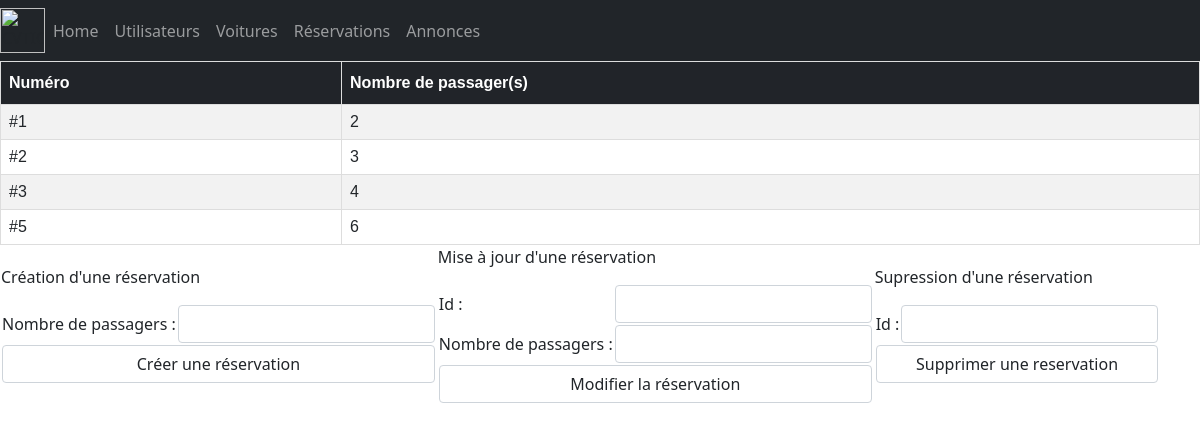
Page /reservations_crud.php on the committed database.
### tables this page shows
CREATE TABLE `reservations` (
  `id` int NOT NULL,
  `title` varchar(255) NOT NULL,
  `nbrPassengers` int NOT NULL
);

### class/Services/DataBaseService.php (called while the page is built, shortened)
<?php
class DataBaseService
{
    private $connection;
    public function __construct()
    {
        try {
            $this->connection = new PDO(
                'mysql:host=' . self::HOST . ';port=' . self::PORT . ';dbname=' . self::DATABASE_NAME,
                self::MYSQL_USER,
                self::MYSQL_PASSWORD
            );
            $this->connection->exec("SET CHARACTER SET utf8");
        } catch (Exception $e) {
            echo 'Erreur : ' . $e->getMessage();
        }
    }
    public function getReservations(): array
    {
        $reservations = [];
        $sql = 'SELECT * FROM reservations';
        $query = $this->connection->query($sql);
        $results = $query->fetchAll(PDO::FETCH_ASSOC);
        if (!empty($results)) {
            $reservations = $results;
        }
        return $reservations;
    }
}

### class/Services/ReservationsService.php (called while the page is built, shortened)
<?php
class ReservationsService
{
    public function getReservations(): array
    {
        $reservations = [];
        $dataBaseService = new DataBaseService();
        $reservationsDTO = $dataBaseService->getReservations();
        if (!empty($reservationsDTO)) {
            foreach ($reservationsDTO as $reservationDTO) {
                $reservation = new Reservation();
                $reservation->setId($reservationDTO['id']);
                $reservation->setNbrPassengers($reservationDTO['nbrPassengers']);
                $reservations[] = $reservation;
            }
        }
        return $reservations;
    }
}

### class/Entities/Reservation.php (called while the page is built, shortened)
<?php
class Reservation
{
    private $id;
    private $nbrPassengers;
    public function getId(): string
    {
        return $this->id;
    }
    public function setId(string $id): self
    {
        $this->id = $id;
        return $this;
    }
    public function getNbrPassengers(): int
    {
        return $this->nbrPassengers;
    }
    public function setNbrPassengers(int $nbrPassengers): self
    {
        $this->nbrPassengers = $nbrPassengers;
        return $this;
    }
}

### class/Controllers/ReservationsController.php (the view, shortened to what this page needs)
<?php
class ReservationsController
{
    public function getReservations(): string
    {
        $html = '<table class="table_af">' .
        '<tr>' .
        '<th>Numéro</th>' .
        '<th>Nombre de passager(s)</th>' .
        '</tr>';
        $reservationsService = new ReservationsService();
        $reservations = $reservationsService->getReservations();
        foreach ($reservations as $reservation) {
            $html .=
                '<tr>'.
                '<td>'. '#' . $reservation->getId() . ' ' . '</td>' .
                '<td>'. $reservation->getNbrPassengers(). ' ' . '</td>' .
                '</tr>';
        }
        $html .= '</table>';
        return $html;
    }
}

### css/style.css (style rules this page uses)
.table_af { font-family: Arial, Helvetica, sans-serif; border-collapse: collapse; width: 100%; }
.table_af td, .table_af th { border: 1px solid #ddd; padding: 8px; }
.table_af tr:nth-child(even) { background-color: #f2f2f2; }
.table_af th { padding-top: 12px; padding-bottom: 12px; text-align: left; background-color: #212429; color: white; }

### rows in the picture
reservations: id "1", NbrPassengers "2"
reservations: id "2", NbrPassengers "3"
reservations: id "3", NbrPassengers "4"
reservations: id "5", NbrPassengers "6"
